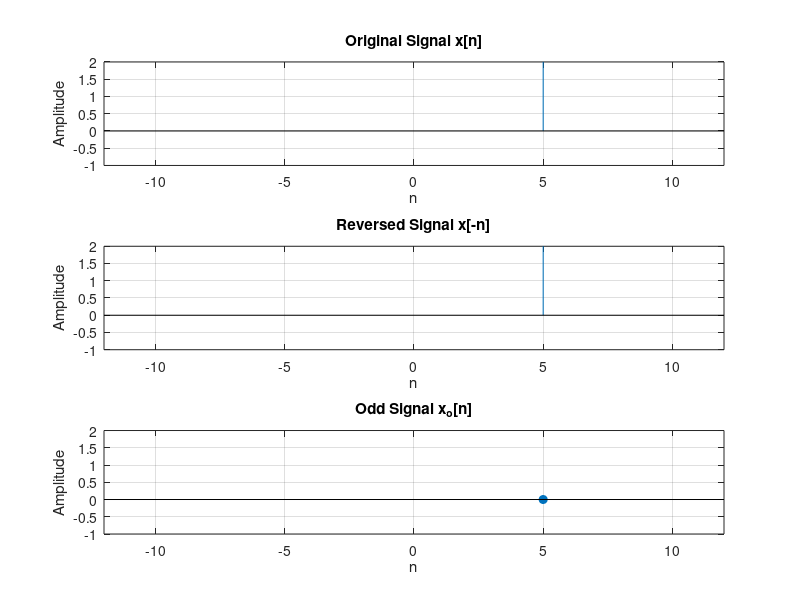

Source code (MATLAB):
clc;
clear all;
close all;

% Input from user
n = input('Enter the range of n  ');       % Time indices
x = input('Enter the signal values  ');   % Signal values

% Compute reversed signal
x_rev = fliplr(x);          

% Compute odd component
x_odd = (x - x_rev) / 2;     

% Plot original signal
subplot(3,1,1);
stem(n, x, 'filled');
axis([-12 12 -1 2]);
title('Original Signal x[n]');
xlabel('n');
ylabel('Amplitude');
grid on;

% Plot reversed signal
subplot(3,1,2);
stem(n, x_rev, 'filled');
axis([-12 12 -1 2]);
title('Reversed Signal x[-n]');
xlabel('n');
ylabel('Amplitude');
grid on;

% Plot odd component
subplot(3,1,3);
stem(n, x_odd, 'filled');
axis([-12 12 -1 2]);
title('Odd Signal x_o[n]');
xlabel('n');
ylabel('Amplitude');
grid on;
